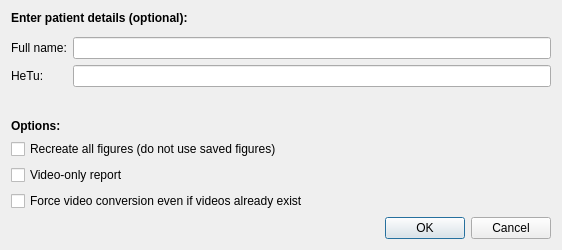
<?xml version="1.0" encoding="UTF-8"?>
<ui version="4.0">
 <class>Dialog</class>
 <widget class="QDialog" name="Dialog">
  <property name="geometry">
   <rect>
    <x>0</x>
    <y>0</y>
    <width>562</width>
    <height>233</height>
   </rect>
  </property>
  <property name="windowTitle">
   <string>Patient details</string>
  </property>
  <layout class="QVBoxLayout" name="verticalLayout">
   <item>
    <widget class="QLabel" name="label">
     <property name="font">
      <font>
       <weight>75</weight>
       <bold>true</bold>
      </font>
     </property>
     <property name="text">
      <string>Enter patient details (optional):</string>
     </property>
    </widget>
   </item>
   <item>
    <layout class="QFormLayout" name="formLayout">
     <item row="0" column="0">
      <spacer name="verticalSpacer">
       <property name="orientation">
        <enum>Qt::Vertical</enum>
       </property>
       <property name="sizeHint" stdset="0">
        <size>
         <width>20</width>
         <height>30</height>
        </size>
       </property>
      </spacer>
     </item>
     <item row="1" column="0">
      <widget class="QLabel" name="label_2">
       <property name="text">
        <string>Full name:</string>
       </property>
      </widget>
     </item>
     <item row="1" column="1">
      <widget class="QLineEdit" name="lnFullName"/>
     </item>
     <item row="2" column="0">
      <widget class="QLabel" name="label_3">
       <property name="text">
        <string>HeTu:</string>
       </property>
      </widget>
     </item>
     <item row="2" column="1">
      <widget class="QLineEdit" name="lnHetu"/>
     </item>
     <item row="3" column="0">
      <spacer name="verticalSpacer_8">
       <property name="orientation">
        <enum>Qt::Vertical</enum>
       </property>
       <property name="sizeHint" stdset="0">
        <size>
         <width>20</width>
         <height>30</height>
        </size>
       </property>
      </spacer>
     </item>
     <item row="4" column="0">
      <widget class="QLabel" name="label_6">
       <property name="text">
        <string/>
       </property>
      </widget>
     </item>
    </layout>
   </item>
   <item>
    <widget class="QLabel" name="label_9">
     <property name="font">
      <font>
       <weight>75</weight>
       <bold>true</bold>
      </font>
     </property>
     <property name="text">
      <string>Options:</string>
     </property>
    </widget>
   </item>
   <item>
    <widget class="QCheckBox" name="xbRecreatePlots">
     <property name="text">
      <string>Recreate all figures (do not use saved figures)</string>
     </property>
    </widget>
   </item>
   <item>
    <widget class="QCheckBox" name="xbVideoOnly">
     <property name="text">
      <string>Video-only report</string>
     </property>
    </widget>
   </item>
   <item>
    <widget class="QCheckBox" name="xbForceConvertVideos">
     <property name="text">
      <string>Force video conversion even if videos already exist</string>
     </property>
    </widget>
   </item>
   <item>
    <widget class="QDialogButtonBox" name="buttonBox">
     <property name="orientation">
      <enum>Qt::Horizontal</enum>
     </property>
     <property name="standardButtons">
      <set>QDialogButtonBox::Cancel|QDialogButtonBox::Ok</set>
     </property>
    </widget>
   </item>
  </layout>
 </widget>
 <resources/>
 <connections>
  <connection>
   <sender>buttonBox</sender>
   <signal>accepted()</signal>
   <receiver>Dialog</receiver>
   <slot>accept()</slot>
   <hints>
    <hint type="sourcelabel">
     <x>248</x>
     <y>254</y>
    </hint>
    <hint type="destinationlabel">
     <x>157</x>
     <y>274</y>
    </hint>
   </hints>
  </connection>
  <connection>
   <sender>buttonBox</sender>
   <signal>rejected()</signal>
   <receiver>Dialog</receiver>
   <slot>reject()</slot>
   <hints>
    <hint type="sourcelabel">
     <x>316</x>
     <y>260</y>
    </hint>
    <hint type="destinationlabel">
     <x>286</x>
     <y>274</y>
    </hint>
   </hints>
  </connection>
 </connections>
</ui>
